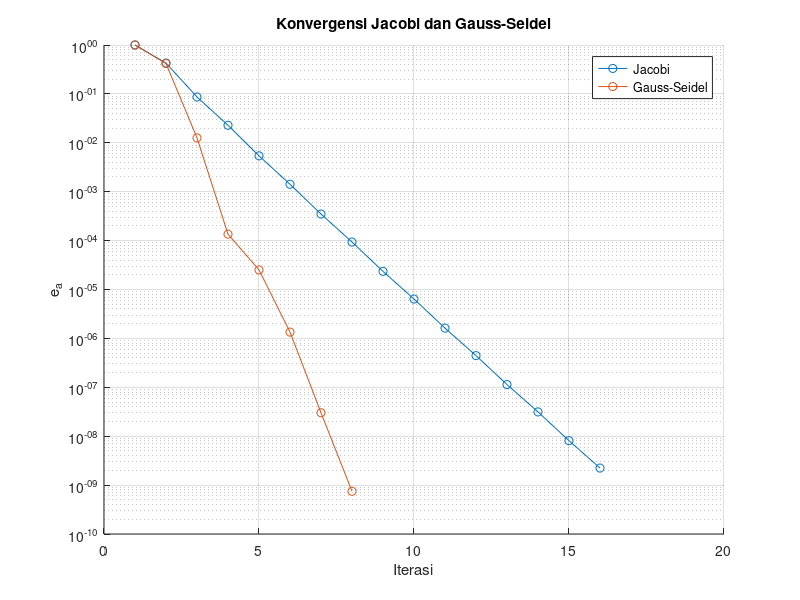

Recreate this plot in MATLAB.
%% Jacobi dan Gauss-Seidel
clear; clc; close all

A = [10 -1 2; -1 11 -1; 2 -1 10];
b = [6;25;-11];
xexact = A\b;

tol = 1e-8;
maxit = 100;
x0 = zeros(size(b));

labels = {'Jacobi','Gauss-Seidel'};
figure; hold on

for method = 1:2
    xold = x0;
    errs = [];

    for k = 1:maxit
        xnew = xold;

        if method == 1
            % Jacobi: semua memakai nilai iterasi lama
            for i = 1:length(b)
                idx = [1:i-1 i+1:length(b)];
                xnew(i) = (b(i)-A(i,idx)*xold(idx))/A(i,i);
            end
        else
            % Gauss-Seidel: nilai baru langsung dipakai
            for i = 1:length(b)
                left = A(i,1:i-1)*xnew(1:i-1);
                right = A(i,i+1:end)*xold(i+1:end);
                xnew(i) = (b(i)-left-right)/A(i,i);
            end
        end

        errvec = abs(xnew-xold)./max(1,abs(xnew));
        err = max(errvec);
        res = norm(b-A*xnew,inf);
        errs(end+1,1) = err; %#ok<SAGROW>

        if err < tol && res < tol
            break
        end

        xold = xnew;
    end

    fprintf('\n%s\n',labels{method})
    disp([xnew xexact abs(xnew-xexact)])

    semilogy(1:k,errs,'o-','DisplayName',labels{method})
end

grid on
xlabel('Iterasi')
ylabel('e_a')
title('Konvergensi Jacobi dan Gauss-Seidel')
legend('Location','best')
